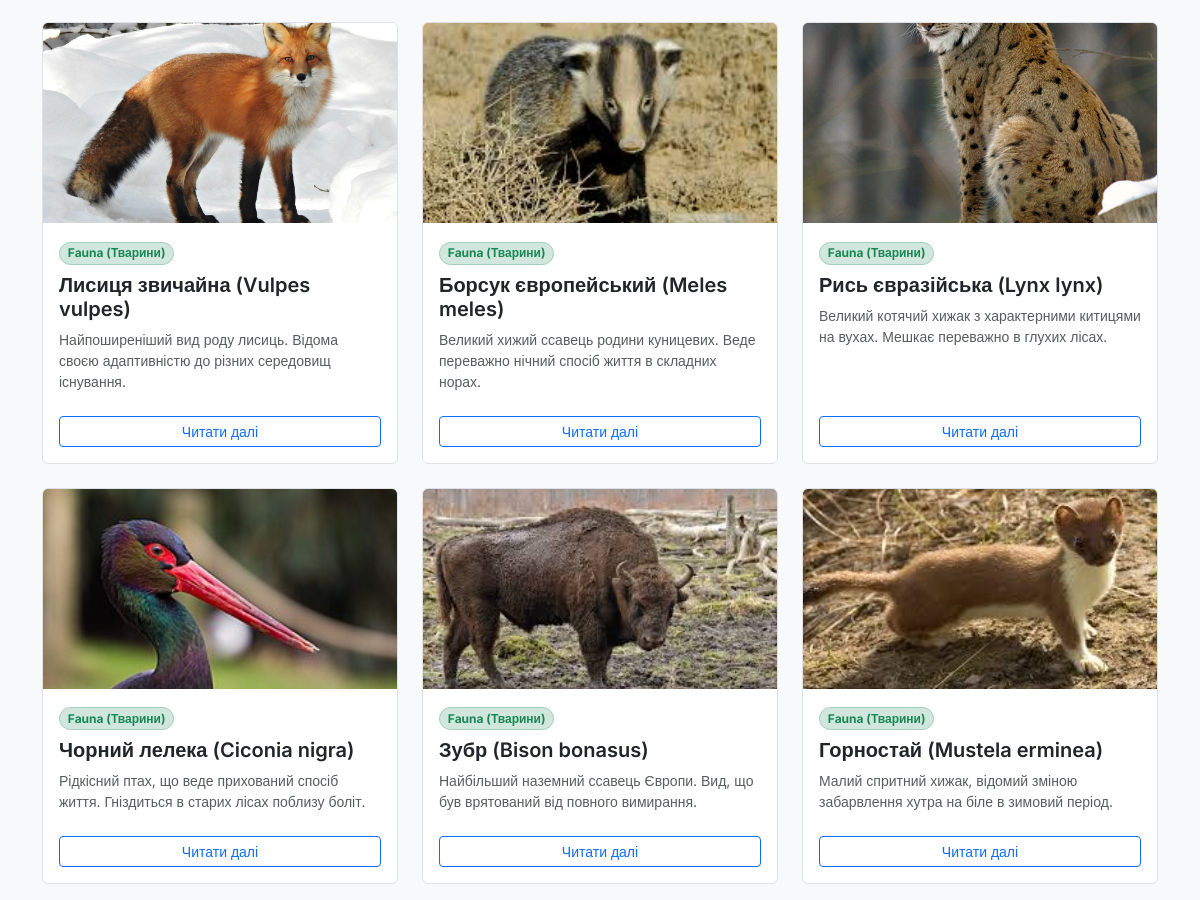
Before: / (middle part) with the older database file.
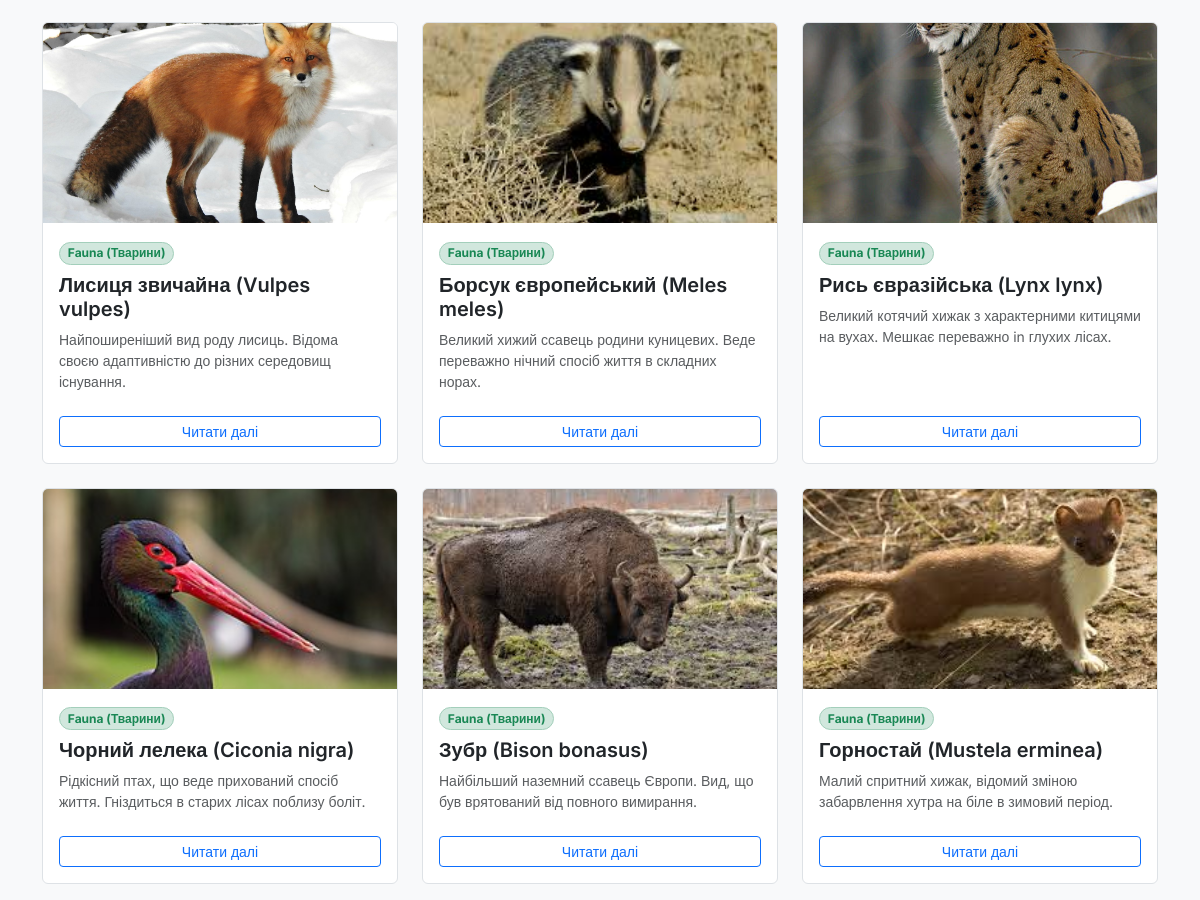
After: the same page with the newer database file.
### tables this page shows
CREATE TABLE `entries` (
    `id` INT AUTO_INCREMENT PRIMARY KEY,
    `category_id` INT NOT NULL,
    `title` VARCHAR(255) NOT NULL,
    `content` TEXT NOT NULL,
    `image_path` VARCHAR(255) DEFAULT NULL,
    `created_at` TIMESTAMP DEFAULT CURRENT_TIMESTAMP,
    `updated_at` TIMESTAMP DEFAULT CURRENT_TIMESTAMP ON UPDATE CURRENT_TIMESTAMP,
    CONSTRAINT `fk_entries_category` FOREIGN KEY (`category_id`) REFERENCES `categories`(`id`) ON DELETE CASCADE
);

CREATE TABLE `categories` (
    `id` INT AUTO_INCREMENT PRIMARY KEY,
    `name` VARCHAR(100) NOT NULL UNIQUE
);

### index.php (called while the page is built, shortened)
<?php
require_once __DIR__ . '/core/init.php';
$entries = get_all_entries($db_connection);
require_once __DIR__ . '/views/header.view.php';
require_once __DIR__ . '/views/index.view.php';
require_once __DIR__ . '/views/footer.view.php';

### core/functions.php (called while the page is built, shortened)
<?php
function get_all_entries(PDO $connection, ?int $limit = null): array
{
    $query = "SELECT e.*, c.name as category_name
              FROM entries e
              JOIN categories c ON e.category_id = c.id
              ORDER BY e.created_at DESC";
    $statement = $connection->query($query);
    return $statement->fetchAll();
}

### views/index.view.php (the view, shortened to what this page needs)
<div class="row row-cols-1 row-cols-md-2 row-cols-lg-3 g-4">
    <?php if (empty($entries)): ?>
        <div class="col-12 text-center py-5">
            <div class="alert alert-info border-0 bg-light">
                Наразі в довіднику немає записів. Додайте перший запис через адмін-панель!
            </div>
        </div>
    <?php else: ?>
        <?php foreach ($entries as $entry): ?>
            <div class="col">
                <div class="card h-100 border">
                    <?php if (!empty($entry['image_path'])): ?>
                        <img src="/img/<?= htmlspecialchars($entry['image_path']) ?>"
                             class="card-img-top"
                             alt="<?= htmlspecialchars($entry['title']) ?>"
                             style="height: 200px; object-fit: cover;">
                    <?php else: ?>
                        <div class="bg-secondary text-white d-flex align-items-center justify-content-center" style="height: 200px;">
                            <span class="small">Фото відсутнє</span>
                        </div>
                    <?php endif; ?>
                    <div class="card-body">
                        <div class="mb-2">
                            <span class="badge bg-success-subtle text-success border border-success-subtle rounded-pill">
                                <?= htmlspecialchars($entry['category_name']) ?>
                            </span>
                        </div>
                        <h5 class="card-title fw-semibold">
                            <?= htmlspecialchars($entry['title']) ?>
                        </h5>
                        <p class="card-text text-muted small">
                            <?= htmlspecialchars(mb_strimwidth(strip_tags($entry['content']), 0, 100, "...")) ?>
                        </p>
                    </div>
                    <div class="card-footer bg-transparent border-0 pb-3">
                        <a href="/item.php?id=<?= (int)$entry['id'] ?>" class="btn btn-outline-primary btn-sm w-100">
                            Читати далі
                        </a>
                    </div>
                </div>
            </div>
        <?php endforeach; ?>
    <?php endif; ?>
</div>

Changed rows visible on the page:
changed entries "Рись євразійська (Lynx lynx)": content "Великий котячий хижак з характерними китицями на вухах. Мешкає переважно в глухих лісах." → "Великий котячий хижак з характерними китицями на вухах. Мешкає переважно in глухих лісах."
